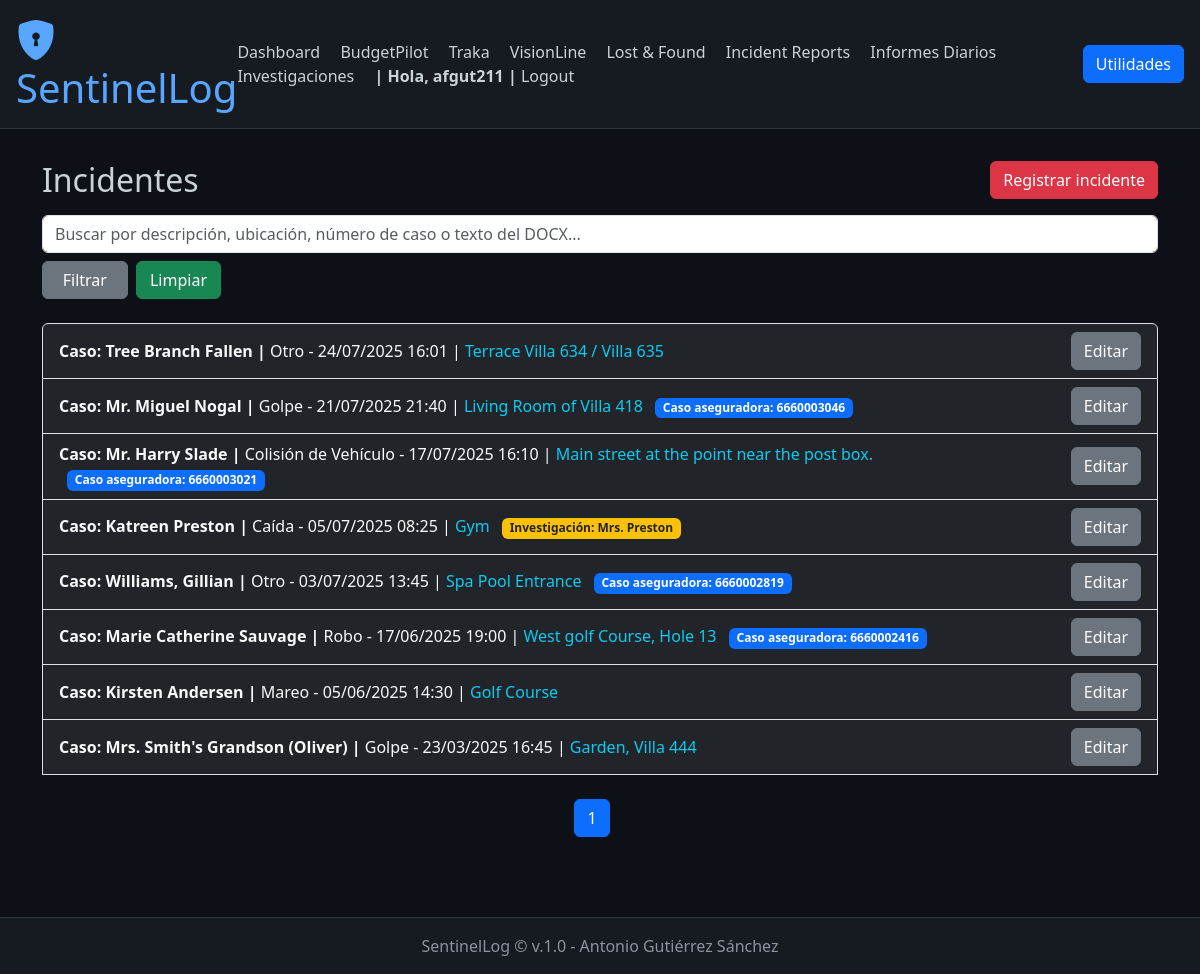
Page /incident_management/ (signed in) on the committed database.
### incident_management/models.py (models this page shows, shortened)
class Incident(models.Model):
    incident_type = models.ForeignKey(IncidentType, on_delete=models.PROTECT, null=True)
    affected_person = models.CharField("Persona afectada", max_length=100, blank=True, null=True)
    date = models.DateTimeField(help_text="Fecha y hora del incidente")
    location = models.CharField(max_length=255)
    description = models.TextField()
    reported_by = models.ForeignKey(User, on_delete=models.SET_NULL, null=True, related_name='incidents_reported')
    incident_report_docx = models.FileField(upload_to='incident_reports/docx/', null=True, blank=True, help_text="Archivo DOCX del Incident Report")
    insurance_case_number = models.CharField(max_length=100, blank=True, help_text="Número de caso de la aseguradora")
    related_investigation = models.ForeignKey(
        'investigations.InvestigationCase',
        on_delete=models.SET_NULL,
        null=True,
        blank=True,
        help_text="Relaciona este incidente con una investigación si aplica"
    )
    created_at = models.DateTimeField(auto_now_add=True)
    docx_text = models.TextField(blank=True, help_text="Texto extraído del DOCX para búsqueda")
    history = HistoricalRecords()

class IncidentType(models.Model):
    name = models.CharField(max_length=100, unique=True)

### investigations/models.py (models this page shows, shortened)
class InvestigationCase(models.Model):
    title = models.CharField(max_length=200)
    description = models.TextField()
    created_by = models.ForeignKey(User, on_delete=models.SET_NULL, null=True)
    created_at = models.DateTimeField(auto_now_add=True)
    is_closed = models.BooleanField(default=False)
    conclusiones = models.TextField(blank=True, null=True)
    pdf_last_saved = models.DateTimeField(blank=True, null=True)
    history = HistoricalRecords()

### incident_management/views.py (the view, shortened to what this page needs)
# urls.py: path('', views.index, name='daily_activity_index'),
def index(request):
    incidents = Incident.objects.all().order_by('-date')
    search = request.GET.get('search')
    paginator = Paginator(incidents, 10)  # 5 por página
    page_number = request.GET.get('page')
    page_obj = paginator.get_page(page_number)
    return render(request, 'incident_management/index.html', {
        'page_obj': page_obj,
        'search': search,
    })

### incident_management/templates/incident_management/index.html (shortened to what this page needs)
{% extends 'base.html' %}
{% block content %}
<div class="d-flex justify-content-between align-items-center mb-3">
    <h2 class="mb-0">Incidentes</h2>
    <a href="{% url 'add_incident' %}" class="btn btn-danger">
        Registrar incidente
    </a>
</div>
<form method="get" class="row g-2 mb-4">
    <div class="col-md-4 w-100">
        <input type="text" name="search" class="form-control" placeholder="Buscar por descripción, ubicación, número de caso o texto del DOCX..." value="{{ search|default_if_none:'' }}">
    </div>
    <div class="col-md-2 d-flex gap-2">
        <button type="submit" class="btn btn-secondary w-50">Filtrar</button>
        <a href="{% url 'incident_management_index' %}" class="btn btn-success w-50">Limpiar</a>
    </div>
</form>
<div class="list-group">
    {% for incident in page_obj %}
        <div class="list-group-item bg-dark text-light d-flex justify-content-between align-items-center">
            <div>
                <a href="{% url 'incident_detail' incident.pk %}" class="text-light text-decoration-none">
                    <strong>Caso: {{ incident.affected_person|default:"-" }} | </strong>
                    {{ incident.incident_type.name }} - {{ incident.date|date:"d/m/Y H:i" }} |
                </a>
                <span class="text-info">{{ incident.location }}</span>
                {% if incident.insurance_case_number %}
                    <span class="badge bg-primary ms-2">Caso aseguradora: {{ incident.insurance_case_number }}</span>
                {% endif %}
                {% if incident.related_investigation %}
                    <span class="badge bg-warning text-dark ms-2">Investigación: {{ incident.related_investigation.title }}</span>
                {% endif %}
            </div>
            <a href="{% url 'edit_incident' incident.pk %}" class="btn btn-secondary">
                Editar
            </a>
        </div>
    {% empty %}
        <div class="alert alert-info mb-0">
            No hay incidentes registrados.
        </div>
    {% endfor %}
    <br>
    <nav>
    <ul class="pagination justify-content-center">
        {% for num in page_obj.paginator.page_range %}
            {% if num <= 2 or num > page_obj.paginator.num_pages|add:'-2' or num >= page_obj.number|add:'-1' and num <= page_obj.number|add:'1' %}
                <li class="page-item {% if page_obj.number == num %}active{% endif %}">
                <a class="page-link" href="?page={{ num }}">{{ num }}</a>
                </li>
            {% elif num == 3 or num == page_obj.paginator.num_pages|add:'-2' %}
                <li class="page-item disabled"><span class="page-link">…</span></li>
            {% endif %}
            {% endfor %}
    </ul>
    </nav>
</div>
{% endblock %}

### templates/base.html (shortened to what this page needs)
<!DOCTYPE html>
<html lang="es">
<head>
    <link href="https://cdn.jsdelivr.net/npm/bootstrap@5.3.3/dist/css/bootstrap.min.css" rel="stylesheet">
    <link href="https://cdn.jsdelivr.net/npm/bootstrap-icons@1.10.5/font/bootstrap-icons.css" rel="stylesheet">
    <link href="https://cdnjs.cloudflare.com/ajax/libs/toastr.js/latest/toastr.min.css" rel="stylesheet"/>
</head>
<body>
    <header class="d-flex flex-column flex-md-row align-items-center justify-content-between">
        <h1><i class="bi bi-shield-lock-fill"></i> SentinelLog</h1>
        <nav class="mt-3 mt-md-0">
            <a href="/dashboard/">Dashboard</a>
            <a href="{% url 'budgetpilot:presupuesto_list' %}">BudgetPilot</a>
            <a href="{% url 'traka:user_list' %}">Traka</a>
            <a href="{% url 'visionline_operator_list' %}">VisionLine</a>
            <a href="{% url 'lostfound:list' %}">Lost &amp; Found</a>
            <a href="/incident_management/">Incident Reports</a>
            <a href="/daily_reports/">Informes Diarios</a>
            <a href="/investigations/">Investigaciones</a>
            {% if user.is_authenticated %}
            <span><b>| Hola, {{ user }} |</b></span>
            <a href="{% url 'account_logout' %}">Logout</a>
            {% else %}
                <a href="/accounts/login/">Login</a>
            {% endif %}
        </nav>
        <div class="order-1 order-md-0">
            <button class="btn btn-primary" type="button" data-bs-toggle="offcanvas" data-bs-target="#offcanvasWithBothOptions" aria-controls="offcanvasWithBothOptions">
                Utilidades
            </button>
        </div>
    </header>
    <main class="container">
        {% block content %}{% endblock %}
    </main>
    <footer>
        SentinelLog © {{ now|date:"YYYY" }} v.1.0 - Antonio Gutiérrez Sánchez
    </footer>
</body>
</html>

### templates/base.html (style rules this page uses)
body { background-color: #0d1117; color: #c9d1d9; }
header { background-color: #161b22; padding: 1rem; border-bottom: 1px solid #30363d; }
header h1 { color: #58a6ff; margin: 0; }
nav a { color: #c9d1d9; margin-right: 1rem; text-decoration: none; }
main { padding: 2rem; }
footer { background-color: #161b22; color: #8b949e; text-align: center; padding: 1rem; border-top: 1px solid #30363d; margin-top: 2rem; }

### rows in the picture
Incident: affected_person "Tree Branch Fallen", incident_type.name "Otro", date "24/07/2025 16:01", location "Terrace Villa 634 / Villa 635"
Incident: affected_person "Mr. Miguel Nogal", incident_type.name "Golpe", date "21/07/2025 21:40", location "Living Room of Villa 418", insurance_case_number "6660003046"
Incident: affected_person "Mr. Harry Slade", incident_type.name "Colisión de Vehículo", date "17/07/2025 16:10", location "Main street at the point near the post box.", insurance_case_number "6660003021"
Incident: affected_person "Katreen Preston", incident_type.name "Caída", date "05/07/2025 08:25", location "Gym", related_investigation "Mrs. Preston"
Incident: affected_person "Williams, Gillian", incident_type.name "Otro", date "03/07/2025 13:45", location "Spa Pool Entrance", insurance_case_number "6660002819"
Incident: affected_person "Marie Catherine Sauvage", incident_type.name "Robo", date "17/06/2025 19:00", location "West golf Course, Hole 13", insurance_case_number "6660002416"
Incident: affected_person "Kirsten Andersen", incident_type.name "Mareo", date "05/06/2025 14:30", location "Golf Course"
Incident: affected_person "Mrs. Smith's Grandson (Oliver)", incident_type.name "Golpe", date "23/03/2025 16:45", location "Garden, Villa 444"

### other values in the picture
{{ user }} "afgut211"
{{ num }} "1"
